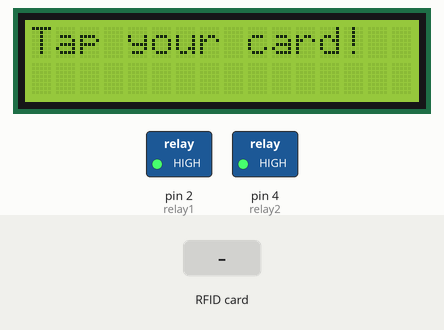
A sketch run on a simulated Arduino Mega 2560, built for the host (arithmetic inside an expression is 32-bit, double 64-bit). Parts: 16×2 character LCD, switched loads named in the sketch (green lamp = pin HIGH). The inputs (shaded band) are chosen by the test bench. The local clock reads 2024-03-15 10:24:30 at power-on unless the sketch sets it; no radio packets arrive unless stated; what the sketch prints to the serial monitor is not drawn.

Above: at 2.8 s.
2.9 s: RFID card 5E 7A 19 C4 held to the reader
At 4.2 s:
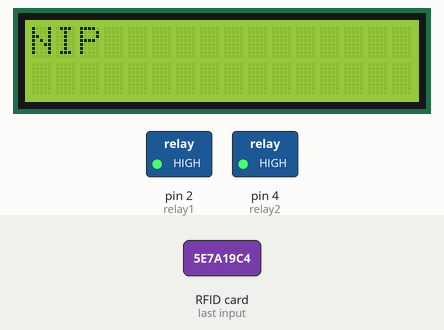
At 5.6 s:
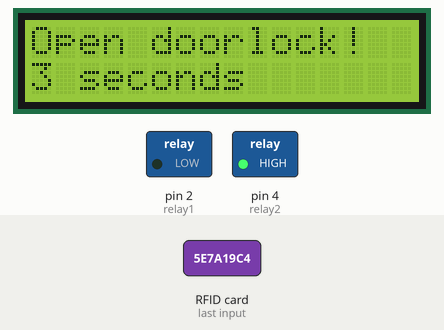
5.9 s: RFID card 58 BF 25 8B EA 2C held to the reader
At 8.1 s:
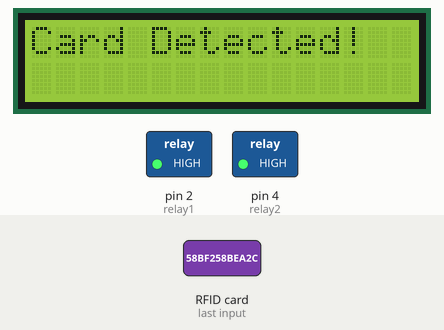
Timing chart, 0 to 9.6 s (numbered marks = the images above; inputs shaded):
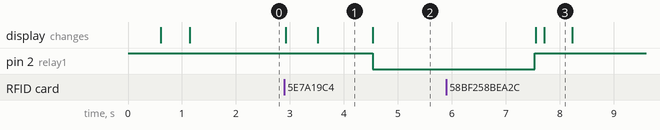

Measured:
- after the input at 2.9 s, pin 2 (relay1): HIGH → LOW after 1.6 s; the display: first changes at once (image 1 shows a later state)
- after the input at 5.9 s, the display: first differs from a run without the input after 1.8 s (image 3)
- what the display in image 1 shows lasts 1.0 s, from 3.5 s to 4.5 s
- what the display in image 3 shows lasts 0.5 s, from 7.7 s to 8.2 s

The sketch:

doorlock-v3-esp2.ino
```cpp
// Define the interface type
#if 0
#include <SPI.h>
#include <PN532_SPI.h>
#include "PN532.h"
PN532_SPI pn532spi(SPI, 10);
PN532 nfc(pn532spi);

#elif 0
#include <PN532_HSU.h>
#include <PN532.h>
PN532_HSU pn532hsu(Serial1);
PN532 nfc(pn532hsu);

#else
#include <Wire.h>
#include <PN532_I2C.h>
#include <PN532.h>
#include <NfcAdapter.h>

PN532_I2C pn532i2c(Wire);
PN532 nfc(pn532i2c);
#endif

#include <Wire.h> // must be included here so that Arduino library object file references work
#include <RtcDS3231.h>
RtcDS3231<TwoWire> Rtc(Wire);

#define relay1 2
#define relay2 4

#include <LiquidCrystal_I2C.h>
LiquidCrystal_I2C lcd(0x27, 16, 2);
unsigned long previousMillis = 0;
const long interval = 100; // interval in ms

#include <SPI.h>
#include <LoRa.h>
#include <ArduinoJson.h>

#define SCK 5
#define MISO 19
#define MOSI 27
#define SS 18
#define RST 23
#define DIO0 14

//433E6 for Asia
//866E6 for Europe
//915E6 for North America
#define BAND 915E6

DynamicJsonDocument doc(1024);

unsigned long lastConnectionTime = 0;
const unsigned long postingInterval = 5 * 1000;
char datestring[20];
String dtime;

void GenerateKeyA(uint8_t *uid, uint8_t uidLength, uint8_t *static_key, uint8_t *result);
void Reverse(const char *original, char *reverse, int size);
::byte nibble(char c);
void dumpByteArray(const ::byte *byteArray, const ::byte arraySize);
void hexCharacterStringToBytes(::byte *byteArray, const char *hexString);

void setup()
{
  Serial.begin(115200);

  pinMode(relay1, OUTPUT);
  pinMode(relay2, OUTPUT);

  digitalWrite(relay1, HIGH);
  digitalWrite(relay2, HIGH);

  lcd.init();
  lcd.backlight();
  doc["macAddr"] = "58:BF:25:8B:EA:2C";

  Serial.println("Initialize!");

  lcd.clear();
  lcd.setCursor(0, 0);
  lcd.print("Initialize...");
  delay(500);

  SPI.begin(SCK, MISO, MOSI, SS);
  LoRa.setPins(SS, RST, DIO0);
  if (!LoRa.begin(BAND))
  {
    Serial.println("Starting LoRa failed!");
    lcd.clear();
    lcd.setCursor(0, 0);
    lcd.print("LoRa failed!");
    while (1)
      ;
  }
  Serial.println("LoRa Initializing OK!");
  lcd.clear();
  lcd.setCursor(0, 0);
  lcd.print("LoRa OK!");
  delay(500);

  nfc.begin();

  uint32_t versiondata = nfc.getFirmwareVersion();
  if (!versiondata)
  {
    Serial.print("Didn't find PN53x board");
    lcd.clear();
    lcd.setCursor(0, 0);
    lcd.print("PN53x board");
    lcd.setCursor(0, 1);
    lcd.print("Not found!");
    while (1)
      delay(100); // halt
  }

  lcd.clear();
  lcd.setCursor(0, 0);
  lcd.print("PN53x Found!");

  // Got ok data, print it out!
  Serial.print("Found chip PN5");
  Serial.println((versiondata >> 24) & 0xFF, HEX);
  Serial.print("Firmware ver. ");
  Serial.print((versiondata >> 16) & 0xFF, DEC);
  Serial.print('.');
  Serial.println((versiondata >> 8) & 0xFF, DEC);

  // configure board to read RFID tags
  nfc.SAMConfig();

  Serial.println("Waiting for an ISO14443A Card ...");
  lcd.clear();
  lcd.setCursor(0, 0);
  lcd.print("Tap your card!");
  delay(500);

  Rtc.Begin();

  RtcDateTime compiled = RtcDateTime(__DATE__, __TIME__);
  printDateTime(compiled);
  Serial.println();

  if (!Rtc.IsDateTimeValid())
  {
      if (Rtc.LastError() != 0)
      {
          // we have a communications error
          // see https://www.arduino.cc/en/Reference/WireEndTransmission for
          // what the number means
          Serial.print("RTC communications error = ");
          Serial.println(Rtc.LastError());
      }else{
          // Common Causes:
          //    1) first time you ran and the device wasn't running yet
          //    2) the battery on the device is low or even missing

          Serial.println("RTC lost confidence in the DateTime!");

          // following line sets the RTC to the date & time this sketch was compiled
          // it will also reset the valid flag internally unless the Rtc device is
          // having an issue

          Rtc.SetDateTime(compiled);
      }
  }

  if (!Rtc.GetIsRunning())
  {
      Serial.println("RTC was not actively running, starting now");
      Rtc.SetIsRunning(true);
  }

  RtcDateTime now = Rtc.GetDateTime();
  if (now < compiled)
  {
      Serial.println("RTC is older than compile time!  (Updating DateTime)");
      Rtc.SetDateTime(compiled);
  }
  else if (now > compiled)
  {
      Serial.println("RTC is newer than compile time. (this is expected)");
  }
  else if (now == compiled)
  {
      Serial.println("RTC is the same as compile time! (not expected but all is fine)");
  }

  Rtc.Enable32kHzPin(false);
  Rtc.SetSquareWavePin(DS3231SquareWavePin_ModeNone);

}

void loop()
{
  RtcDateTime now = Rtc.GetDateTime();
  printDateTime(now);

  lcd.setCursor(0, 0);
  lcd.print("Tap your card!");

  uint8_t success;
  uint8_t uid[] = {0, 0, 0, 0, 0, 0, 0}; // Buffer to store the returned UID
  uint8_t uidLength;                     // Length of the UID (4 or 7 bytes depending on ISO14443A card type)

  // Wait for an ISO14443A type cards (Mifare, etc.).  When one is found
  // 'uid' will be populated with the UID, and uidLength will indicate
  // if the uid is 4 bytes (Mifare Classic) or 7 bytes (Mifare Ultralight)
  success = nfc.readPassiveTargetID(PN532_MIFARE_ISO14443A, uid, &uidLength, 10);

  if (success)
  {
    String uidStr = "";
    // Display some basic information about the card
    Serial.println("Found an ISO14443A card");
    Serial.print("  UID Length: ");
    Serial.print(uidLength, DEC);
    Serial.println(" bytes");
    Serial.print("  UID Value: ");
    nfc.PrintHex(uid, uidLength);

    for (uint8_t i = 0; i < uidLength; i++)
    {
      uidStr += String(uid[i], HEX);
    }


    lcd.clear();
    lcd.setCursor(0, 0);
    lcd.print("Card Detected!");
    delay(500);

    if (uidLength == 4)
    {
      // We probably have a Mifare Classic card ...
      Serial.println("Seems to be a Mifare Classic card (4 byte UID)");

      // Now we need to try to authenticate it for read/write access
      // Try with the factory default KeyA: 0xFF 0xFF 0xFF 0xFF 0xFF 0xFF
      Serial.println("Trying to authenticate block 4 with default KEYA value");
      // uint8_t keya[6] = {0xFF, 0xFF, 0xFF, 0xFF, 0xFF, 0xFF};
      uint8_t keya[6];
      uint8_t static_key[2] = {20, 21};
      GenerateKeyA(uid, uidLength, static_key, keya);
      nfc.PrintHex(keya, 6);
      Serial.println();

      // Start with block 4 (the first block of sector 1) since sector 0
      // contains the manufacturer data and it's probably better just
      // to leave it alone unless you know what you're doing
      success = nfc.mifareclassic_AuthenticateBlock(uid, uidLength, 4, 0, keya);

      if (success)
      {
        Serial.println("Sector 1 (Blocks 4..7) has been authenticated");
        uint8_t data[16];
        uint8_t data_card[32];

        // If you want to write something to block 4 to test with, uncomment
        // the following line and this text should be read back in a minute
        // data = { 'a', 'd', 'a', 'f', 'r', 'u', 'i', 't', '.', 'c', 'o', 'm', 0, 0, 0, 0};
        // success = nfc.mifareclassic_WriteDataBlock (4, data);

        // Try to read the contents of block 4
        success = nfc.mifareclassic_ReadDataBlock(5, data);

        if (success)
        {
          for (size_t i = 0; i < 16; i++)
            data_card[i] = data[i];

          // Data seems to have been read ... spit it out
          Serial.println("Reading Block 5:");
          nfc.PrintHexChar(data, 16);
          Serial.println("");

          // Wait a bit before reading the card again
          // delay(500);
          success = nfc.mifareclassic_ReadDataBlock(6, data);

          if (success)
          {
            for (size_t i = 16; i < 32; i++)
              data_card[i] = data[i - 16];

            Serial.println("Reading Block 6:");
            nfc.PrintHexChar(data, 16);
            Serial.println("");
            nfc.PrintHexChar(data_card, 32);
            Serial.println("");

            uint8_t nip[18];
            String strNip;
            for (size_t i = 0; i < 18; i++)
            {
              nip[i] = data_card[i + 1];
              strNip += String((char)nip[i]);
            }
            nfc.PrintHexChar(nip, 18);
            Serial.println("");
            Serial.println(strNip);

            doc["uidCard"] = uidStr;
            doc["nip"] = strNip;
            doc["type"] = 0;
            doc["datetime"] = datestring;

            lcd.clear();
            lcd.setCursor(0, 0);
            lcd.print("NIP");
            lcd.setCursor(0, 1);
            lcd.print(strNip);

            delay(1000);

            lcd.clear();
            lcd.setCursor(0, 0);
            lcd.print("Open doorlock!");
            lcd.setCursor(0, 1);
            lcd.print("3 seconds");

            digitalWrite(relay1, LOW);
            delay(3000);
            digitalWrite(relay1, HIGH);

            lcd.clear();
            lcd.setCursor(0, 0);
            lcd.print("Close doorlock!");

            char buffer[256];
            size_t n = serializeJson(doc, buffer);
            Serial.print("json data: ");
            Serial.println(buffer);

            //Send LoRa packet to receiver
            LoRa.beginPacket();
            LoRa.print(buffer);
            LoRa.endPacket();
          }
          else
          {
            Serial.println("Ooops ... unable to read the requested block.  Try another key?");
            digitalWrite(relay1, HIGH);
            return;
          }
        }
        else
        {
          Serial.println("Ooops ... unable to read the requested block.  Try another key?");
          digitalWrite(relay1, HIGH);
          return;
        }
      }
      else
      {
        Serial.println("Ooops ... authentication failed: Try another key?");
        digitalWrite(relay1, HIGH);
        return;
      }
    }
  }

  if (millis() - lastConnectionTime > postingInterval) {
    doc["type"] = 99;
    doc["datetime"] = datestring;

    char buffer[256];
    size_t n = serializeJson(doc, buffer);
    Serial.print("json data: ");
    Serial.println(buffer);

    //Send LoRa packet to receiver
    LoRa.beginPacket();
    LoRa.print(buffer);
    LoRa.endPacket();
    lastConnectionTime = millis();
  }
}

void Reverse(const char *original, char *reverse, int size)
{
  if (size > 0 && original != NULL && reverse != NULL)
  {
    for (int i = 0; i < size; ++i)
    {
      reverse[i] = original[size - i - 2];
    }

    reverse[size - 1] = '\0';
  }
}

void hexCharacterStringToBytes(::byte *byteArray, const char *hexString)
{
  bool oddLength = strlen(hexString) & 1;

  ::byte currentByte = 0;
  ::byte byteIndex = 0;

  for (::byte charIndex = 0; charIndex < strlen(hexString); charIndex++)
  {
    bool oddCharIndex = charIndex & 1;

    if (oddLength)
    {
      // If the length is odd
      if (oddCharIndex)
      {
        // odd characters go in high nibble
        currentByte = nibble(hexString[charIndex]) << 4;
      }
      else
      {
        // Even characters go into low nibble
        currentByte |= nibble(hexString[charIndex]);
        byteArray[byteIndex++] = currentByte;
        currentByte = 0;
      }
    }
    else
    {
      // If the length is even
      if (!oddCharIndex)
      {
        // Odd characters go into the high nibble
        currentByte = nibble(hexString[charIndex]) << 4;
      }
      else
      {
        // Odd characters go into low nibble
        currentByte |= nibble(hexString[charIndex]);
        byteArray[byteIndex++] = currentByte;
        currentByte = 0;
      }
    }
  }
}

void dumpByteArray(const ::byte *byteArray, const ::byte arraySize)
{

  for (int i = 0; i < arraySize; i++)
  {
    Serial.print("0x");
    if (byteArray[i] < 0x10)
      Serial.print("0");
    Serial.print(byteArray[i], HEX);
    Serial.print(", ");
  }
  Serial.println();
}

::byte nibble(char c)
{
  if (c >= '0' && c <= '9')
    return c - '0';

  if (c >= 'a' && c <= 'f')
    return c - 'a' + 10;

  if (c >= 'A' && c <= 'F')
    return c - 'A' + 10;

  return 0; // Not a valid hexadecimal character
}

void GenerateKeyA(uint8_t *uid, uint8_t uidLength, uint8_t *static_key, uint8_t *result)
{
  Serial.println("GenreateKey A start");
  nfc.PrintHex(uid, uidLength);
  memcpy(result, uid, uidLength);
  String CardID = "";
  for (::byte i = 0; i < uidLength; i++)
  {
    String rs = String(uid[i], HEX);
    if (rs.length() == 1)
    {
      rs = "0" + rs;
    }
    CardID += rs;
  }
  Serial.println(CardID);
  char reverse[CardID.length()];
  Reverse(CardID.c_str(), reverse, CardID.length() + 1);
  String rev = String(reverse);
  Serial.println(rev);
  Serial.println("GenreateKey A end");
  lcd.clear();

  ::byte arr[rev.length() / 2];
  hexCharacterStringToBytes(arr, rev.c_str());
  dumpByteArray(arr, rev.length() / 2);

  ::byte key[6];
  key[0] = static_key[0];
  key[1] = arr[0];
  key[2] = arr[1];
  key[3] = arr[2];
  key[4] = arr[3];
  key[5] = static_key[1];
  dumpByteArray(key, 6);

  for (size_t i = 0; i < 6; i++)
    result[i] = key[i];
}

#define countof(a) (sizeof(a) / sizeof(a[0]))

void printDateTime(const RtcDateTime& dt)
{
    snprintf_P(datestring,
            countof(datestring),
            PSTR("%04u-%02u-%02u %02u:%02u:%02u"),
            dt.Year(),
            dt.Month(),
            dt.Day(),
            dt.Hour(),
            dt.Minute(),
            dt.Second() );
    Serial.println(datestring);
}
```
